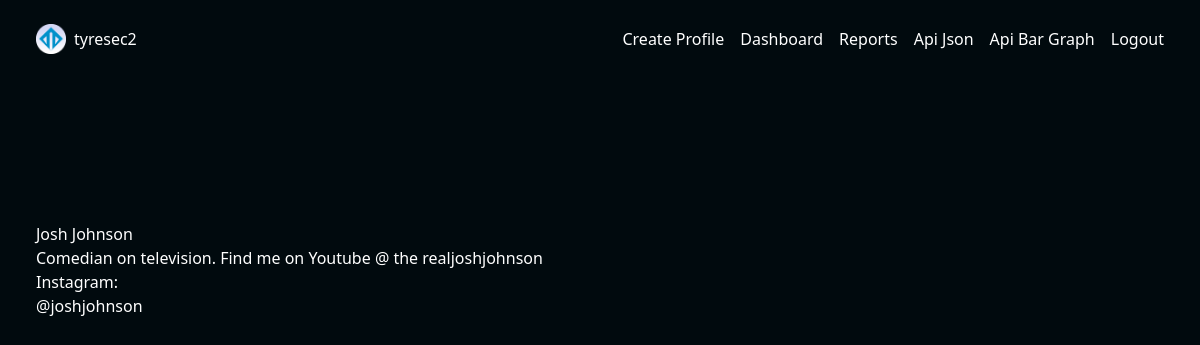
The app's page /profile/slug/jjohnson/ (signed in) with its own data.
### cardManager/models.py (models this page shows, shortened)
class Profile(models.Model):
	profile_id = models.AutoField(primary_key=True)
	owner = models.OneToOneField(Owner, on_delete=models.CASCADE, related_name='profile')
	name = models.CharField(max_length=60)
	bio = models.TextField(blank=True)
	profile_slug = models.CharField(max_length=25)
	cell = models.CharField(max_length=12, blank=True)
	linked_in = models.URLField(max_length=200, blank=True)
	snapchat = models.CharField(max_length=50, blank=True)
	profile_photo = models.ImageField(upload_to='userPhotos/profile/', blank=True)
	banner_photo = models.ImageField(upload_to='userPhotos/banners/', blank=True)
	instagram = models.CharField(max_length=50, blank=True)
	whatsapp = models.CharField(max_length=12, blank=True)
	date_created = models.DateTimeField(default=timezone.now, editable=False)
	class Meta:
		constraints = [
			UniqueConstraint(fields=['profile_slug'], name='unique_profile_slug')
		]

### cardManager/views.py (the view)
# urls.py: path('profile/slug/<str:profile_slug>/', views.ProfileDetail.as_view(), name='profile_view'),
class ProfileDetail(DetailView):
	model = Profile
	template_name = 'cardManager/profile.html'
	slug_field = 'profile_slug'
	slug_url_kwarg = 'profile_slug'

### cardManager/templates/cardManager/profile.html (shortened to what this page needs)
{% extends 'cardManager/base.html'%}
{% block content %}
	{% if profile.name %}
		<p>{{ profile.name }}</p>
	{% endif %}
	{% if profile.bio %}
		<p>{{ profile.bio }}</p>
	{% endif %}
	{% if profile.instagram %}
		<p>Instagram: </p>
		<p>{{ profile.instagram }}</p>
	{% endif %}
{% endblock %}

### cardManager/templates/cardManager/base.html (shortened to what this page needs)
{% load static %}
{% now "U" as tz %}
<!DOCTYPE html>
<html lang="en">
<head>
	<link rel="stylesheet" href="https://cdn.jsdelivr.net/npm/@fortawesome/fontawesome-free@6.6.0/css/fontawesome.min.css">
	<link rel="stylesheet" href="{% static "css/base.css" %}?v={{ tz }}">
	<link rel="stylesheet" href="{% static "css/cards.css" %}?v={{ tz }}">
	<link rel="stylesheet" href="{% static "css/forms.css" %}?v={{ tz }}">
	<script src="https://cdn.jsdelivr.net/npm/@tailwindcss/browser@4"></script>
</head>
<body class="min-h-[100vh] bkg-gradient text-white">
	<nav class="w-[100vw] py-6 px-9 flex justify-between items-center">
		<div class="flex gap-2 items-center" name="icon-and-navbar-header">
			<img src="{% static 'imgs/logo.png' %}" alt="" class="w-[30px] h-[30px] rounded">
			{% if request.user.is_authenticated %}
				<a href="{% url 'dashboard_view' %}" class="text-white">
					<span>{{ request.user }}</span>
				</a>
			{% else %}
				<a href="{% url 'homepage_view' %}" class="text-white">
					<span>TC Digital</span>
				</a>
			{% endif %}
		</div>
		<div class="flex gap-4" name="navbar-links">
			{% if request.user.is_authenticated %}
	            {% if user.profile %}
	           		<a href="{{ user.profile.get_absolute_url }}">
	            		View my Profile
	            	</a>
	            	<a href="{{ user.profile.get_update_url }}">
	            		Edit Profile
	            	</a>
	            {% else %}
	            	<a href="{% url 'profile_create_view' %}">Create Profile</a>
	            {% endif %}
		        <a href="{% url 'dashboard_view' %}">Dashboard</a>
		        <a href="{% url 'stats_view' %}">Reports</a>
		        <a href="{% url 'api_daily_usage_view' %}">Api Json</a>
		        <a href="{% url 'daily_usage_graph_png_view' %}">Api Bar Graph</a>
		        <form action="{% url 'logout_view' %}" method="post">
		        	<input type="submit" value="Logout"/>
		        </form>
	        {% else %}
	        	<a href="{% url 'login_view' %}">Login</a>
	        	<a href="{% url 'signup_view' %}">Create Account</a>
	        {% endif %}
	    </div>
	</nav>
	<div class="w-full py-18 px-6">
	</div>
	<div class="@container px-9">
		{% block content %}
		{% endblock %}
	</div>
</body>
</html>

### static/css/base.css (style rules this page uses)
:root { --color-main:#0091CA; --color-main-dark:#010a0e; --color-secondary:; --color-secondary-dark:; --color-input-bkg:#081b2b66; --color-danger:red; --color-input-border:#1f719340; --color-contrast-container:#151c3057; --color-bkg:#010a0e; --color-bkg-transparent:#010a0ebb; }
.bkg-gradient { background:var(--color-bkg); }

### static/css/forms.css (style rules this page uses)
input::placeholder { color: grey; font-style: italic; }

### records on screen
Profile: name "Josh Johnson", bio "Comedian on television. Find me on Youtube @ the realjoshjohnson", instagram "@joshjohnson"

### other values on screen
{{ request.user }} "tyresec2"
